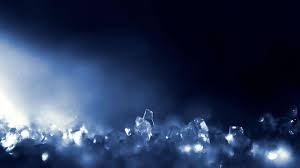
#> input picture images/1.png, 300 x 168 px, found by its file name; its folder holds only this picture in this run
$ python save_to_db.py
#> lines starting #> are read from the running program, lines starting #| are printed output that depends on the picture
### feature_extractors.py
import numpy as np
import cv2
from scipy.stats import skew
import pickle
import os


class ColorDistance():

    def _divide_to_grids(self,image):
        '''
        input:
            image

        output:
            list of 25 grids of the image
        '''


        #resize to 600x600 image to unify the size
        image= cv2.resize(image,(600,600))
        GRID_SIZE=600//5

        #convert the image to hsv
        image_hsv = cv2.cvtColor(image, cv2.COLOR_BGR2HSV)

        out=[]

        for i in range(0,600,GRID_SIZE):
            for j in range(0,600,GRID_SIZE):
                grid = image_hsv[i:i+GRID_SIZE, j:j+GRID_SIZE, :]
                out.append(grid)

        return np.array(out)


    def _get_grid_info(self,grid):
        '''
        input:
            grid
        output:
            return a list contains 9 numbers (mean , std, skewness) for each color channel of the grid
        '''
        out=[]
        for i in range(grid.shape[-1]):
            channel = grid[:,:,i]
            mue = np.mean(channel)
            std= np.std(channel)
            skewness= skew(channel.ravel())
            out.append(mue)
            out.append(std)
            out.append(skewness)

        return out

    @staticmethod
    def extract_feature_vector(image):
        '''
        input:
            image
        output:
            an array of shape 225x1 contains the image features
        '''
        grids = ColorDistance._divide_to_grids(ColorDistance,image)
        vec= []
        for grid in grids:
            info = ColorDistance._get_grid_info(ColorDistance,grid)
            vec = np.append(vec,info)
        return np.array(vec)

    # [12 lines left out: function calc_distance, not called in this run]


class HistogramComparison():
    @staticmethod
    def extract_feature_vector(image):
        image = cv2.resize(image,(600,600))

        #convert images to HSV
        img1_hsv = cv2.cvtColor(image, cv2.COLOR_BGR2HSV)


        #calculate Hist of 2 images and normalize them
        hist_img1 = cv2.calcHist([img1_hsv], [0,1], None, [180,256], [0,180,0,256])
        cv2.normalize(hist_img1, hist_img1, alpha=0, beta=1, norm_type=cv2.NORM_MINMAX)


        return hist_img1

    # [13 lines left out: function compare_hist, not called in this run]


class SiftComparison():
    @staticmethod
    def sift_key_des_extracrors(img):
        img = cv2.resize(img,(600,600))

        gray = cv2.cvtColor(img, cv2.COLOR_BGR2GRAY)
        sift = cv2.SIFT_create()
        _, des = sift.detectAndCompute(gray,None)
        return des

    # [14 lines left out: function sift_compare, not called in this run]

### save_to_db.py
from feature_extractors import ColorDistance,HistogramComparison,SiftComparison
import numpy as np
import os
import cv2
import codecs, json
import sqlite3


db_dir='mm_db.db'
conn= sqlite3.connect(db_dir)
c= conn.cursor()
c.execute('''CREATE TABLE Images (
    name varchar(30),
    directory varchar(200),
    feature json
)''')

conn.commit()


src_dir= 'public/images/'
dest_dir= 'images/'
files = os.listdir(src_dir)

#des_dir= 'features/'

for file in files:
    indx= file.find('.')
    file_name= file[:indx]
    img =cv2.imread(os.path.join(src_dir,file),1)
#> img is the input picture: shape (168, 300, 3); mean B, G, R 87.7, 57.4, 43.6

    color= ColorDistance.extract_feature_vector(img)
#> in _divide_to_grids, `image= cv2.resize(image,(600,600))`:
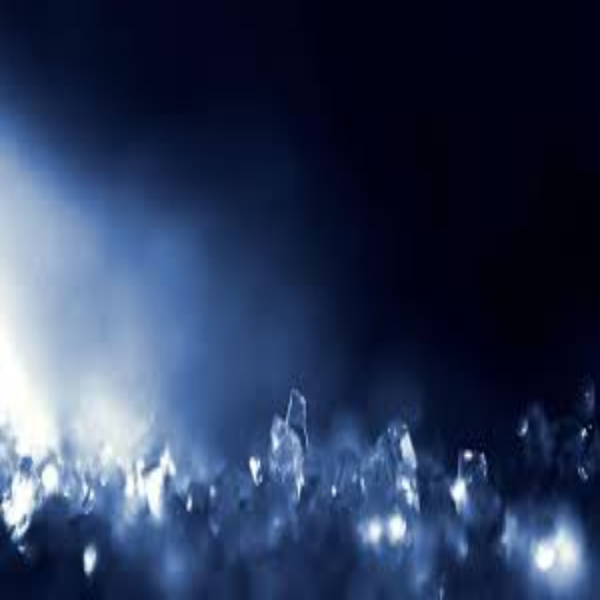
#> image: shape (600, 600, 3); mean of channels 0, 1, 2 87.7, 57.3, 43.5; drawn as B, G, R
#> in _divide_to_grids, `image_hsv = cv2.cvtColor(image, cv2.COLOR_BGR2HSV)`: image_hsv: shape (600, 600, 3); mean H, S, V 111.9, 180.9, 87.7
#> after the loop in _divide_to_grids, `for i in range(0,600,GRID_SIZE):`: out = 25 items
#> the loop in extract_feature_vector, `for grid in grids:` made 25 passes
#> info on passes 2, 5, 13, 20, 22: [117, 2.74, -0.333, 230.4, 10.07, 0.268, 33.55, 2.88, 1.68], [118.3, 0.781, 3.3, 254.4, 2.63, -4.52, 19.37, 0.772, 1.61], [110.5, 1.5, 0.655, 184, 22.82, 0.712, 76.89, 24.96, 0.13], [114.2, 3.69, 0.354, 217.9, 34.05, -1.61, 44.71, 22.43, 2.2], [108.2, 5.43, -7.9, 143.8, 40.82, -1.85, 131.5, 44.34, 1.02]
#> vec on pass 1: [111.8, 1.59, 1.14, 212, 24.22, -0.583, 53.14, 19.85, 1.89]
#> after the loop in extract_feature_vector, `for grid in grids:`: vec = 225 values, max 254.4 at index 39, min -7.9 at index 191, mean 48.16
#> color has the same summary as vec in extract_feature_vector
    hist= HistogramComparison.extract_feature_vector(img)
#> in extract_feature_vector, `cv2.normalize(hist_img1, hist_img1, alpha=0, beta=1, norm_type=cv2.NOR..`: hist_img1: shape (180, 256) float32; min 0, max 1, mean 0.000242
    sift = SiftComparison.sift_key_des_extracrors(img)
#> in sift_key_des_extracrors, `gray = cv2.cvtColor(img, cv2.COLOR_BGR2GRAY)`:
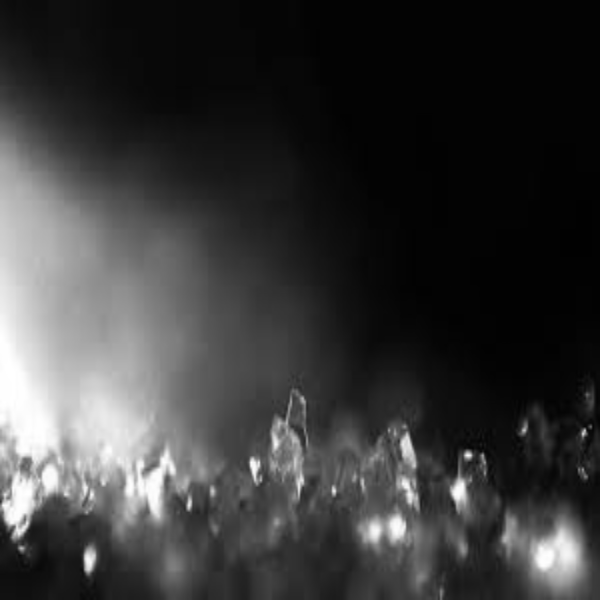
#> gray: shape (600, 600); min 1, max 255, mean 56.6
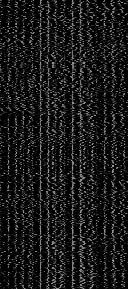
#> sift: shape (289, 128) float32; min 0, max 164, mean 25.6

    # create json
    b = {"color_distance": color.tolist(), 'histogram': hist.tolist(),'sift':sift.tolist()}
    #file_path = os.path.join(des_dir,file_name+'.json') ## your path variable
    # json.dump(b, codecs.open(file_path, 'w', encoding='utf-8'), separators=(',', ':'), sort_keys=True, indent=4) ### this saves the array in .json format

    # save to db
    c.execute('''INSERT INTO Images values (?,?,?)''',[file_name,os.path.join(dest_dir,file),json.dumps(b,separators=(',', ':'), sort_keys=True, indent=4)])
    conn.commit()

conn.close()


# [18 lines of commented-out code are left out]

$ run again, on images/2.jpg
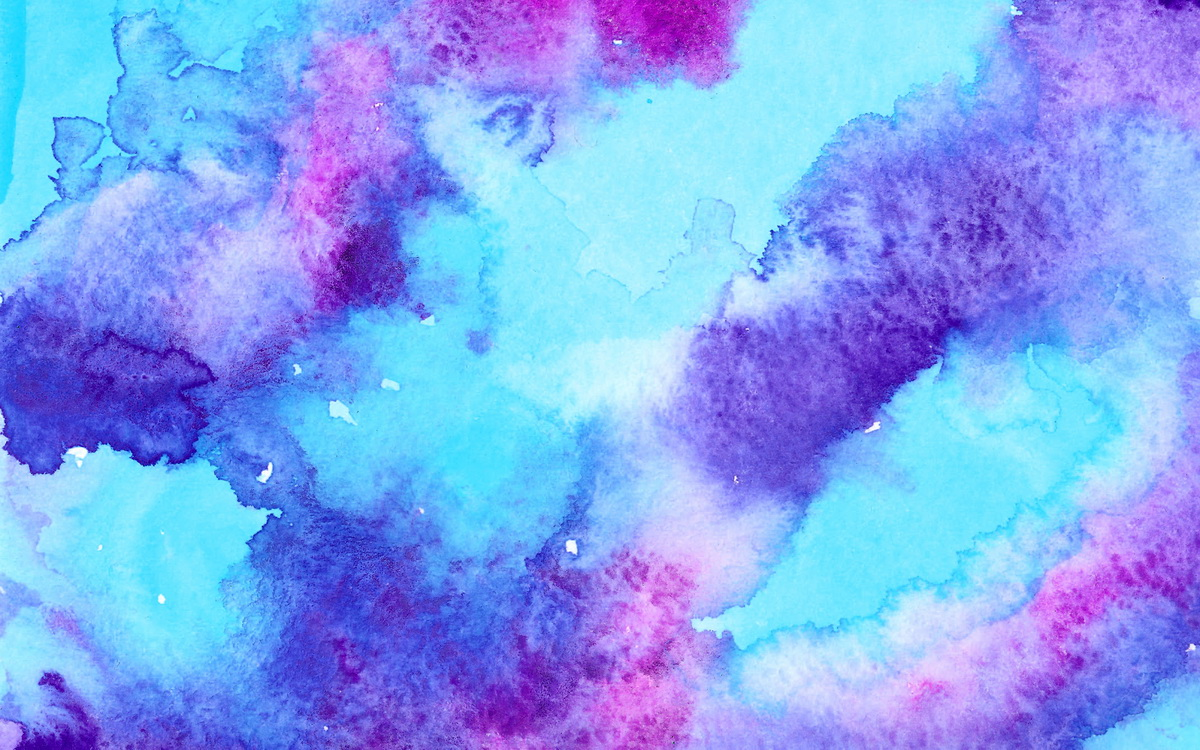
#> input picture images/2.jpg, 1200 x 750 px, found by its file name
#> img is the input picture: shape (750, 1200, 3); mean B, G, R 241.5, 163.9, 129.4
#> in _divide_to_grids, `image= cv2.resize(image,(600,600))`:
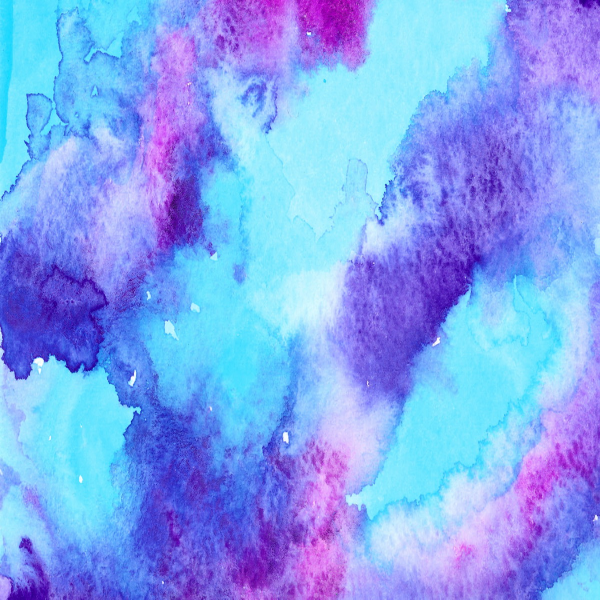
#> image: shape (600, 600, 3); mean of channels 0, 1, 2 241.4, 163.8, 129.3; drawn as B, G, R
#> image_hsv: shape (600, 600, 3); mean H, S, V 111.8, 132.1, 241.4
#> after the loop in _divide_to_grids, `for i in range(0,600,GRID_SIZE):`: out = 25 items
#> the loop in extract_feature_vector, `for grid in grids:` made 25 passes
#> info on passes 4, 6, 8, 24: [98.74, 8.31, 2.79, 109.4, 13.56, 2.18, 252.2, 4.55, -5.1], [109, 7.54, -0.463, 119.3, 31.84, 0.217, 249.9, 6.33, -3.15], [95.46, 1.81, 5.07, 103.3, 17.81, 1.76, 252.9, 2.45, -5.92], [113, 13.25, 0.226, 90.07, 33.26, 0.49, 250.7, 4.88, -2.16]
#> after the loop in extract_feature_vector, `for grid in grids:`: vec = 225 values, max 252.9 at index 69, min -5.92 at index 71, mean 59.51
#> color has the same summary as vec in extract_feature_vector
#> `sift = SiftComparison.sift_key_des_extracrors(img)`:
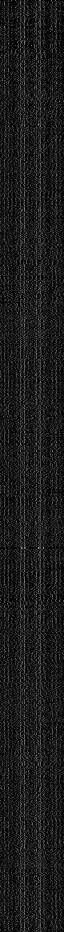
#> sift: shape (1864, 128) float32 (shown at 1/2 size); min 0, max 179, mean 27.6

$ run again, on images/3.jpg
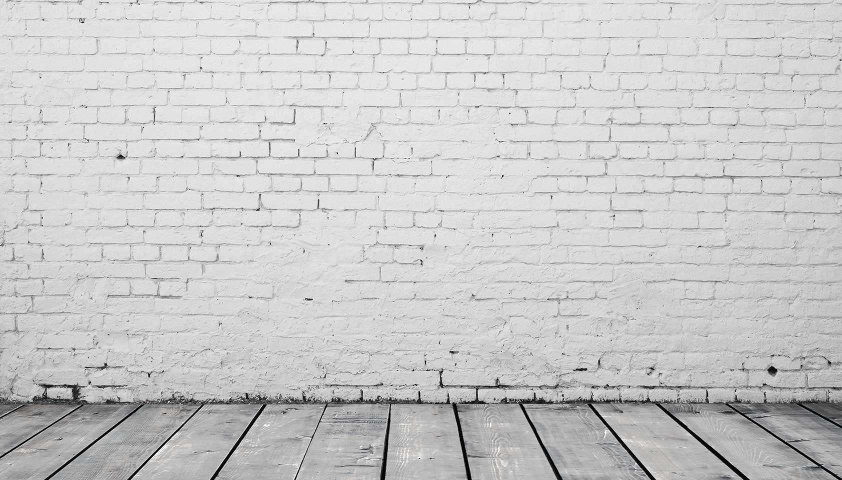
#> input picture images/3.jpg, 1684 x 960 px, found by its file name (shown at 1/2 size)
#> img is the input picture: shape (960, 1684, 3); mean B, G, R 201.8, 201.8, 201.9
#> in _divide_to_grids, `image= cv2.resize(image,(600,600))`:
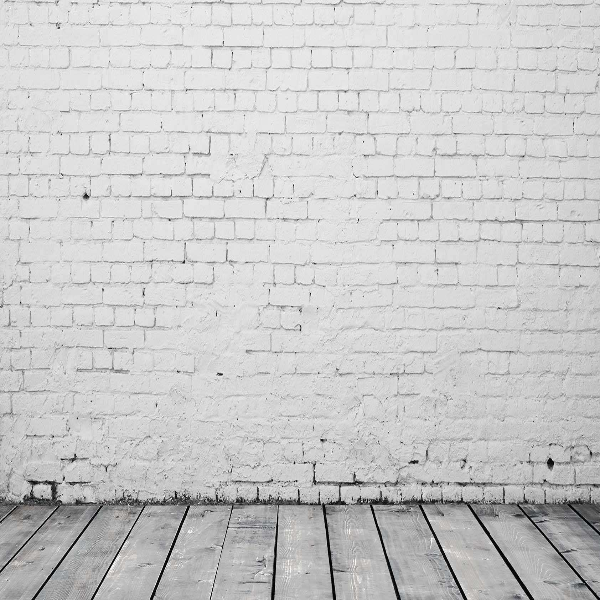
#> image: shape (600, 600, 3); mean of channels 0, 1, 2 201.7, 201.7, 201.8; drawn as B, G, R
#> image_hsv: shape (600, 600, 3); mean H, S, V 2, 0.3, 201.8
#> after the loop in _divide_to_grids, `for i in range(0,600,GRID_SIZE):`: out = 25 items
#> the loop in extract_feature_vector, `for grid in grids:` made 25 passes
#> info on passes 2 to 9: [0, 0, nan, 0, 0, nan, 223.4, 15.02, -3.71], [0, 0, nan, 0, 0, nan, 223.1, 15.26, -3.09], [0, 0, nan, 0, 0, nan, 220.9, 12.39, -3.58], [0, 0, nan, 0, 0, nan, 212.2, 13.79, -3.02], [0, 0, nan, 0, 0, nan, 216.3, 16.44, -4.17], [0, 0, nan, 0, 0, nan, 218.7, 18.5, -3.09], [0, 0, nan, 0, 0, nan, 220.8, 15.02, -4.41], [0, 0, nan, 0, 0, nan, 216, 16.12, -3.04]
#> `sift = SiftComparison.sift_key_des_extracrors(img)`:
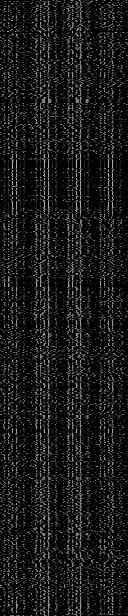
#> sift: shape (616, 128) float32; min 0, max 177, mean 25.4

$ run again, on images/4.jpg
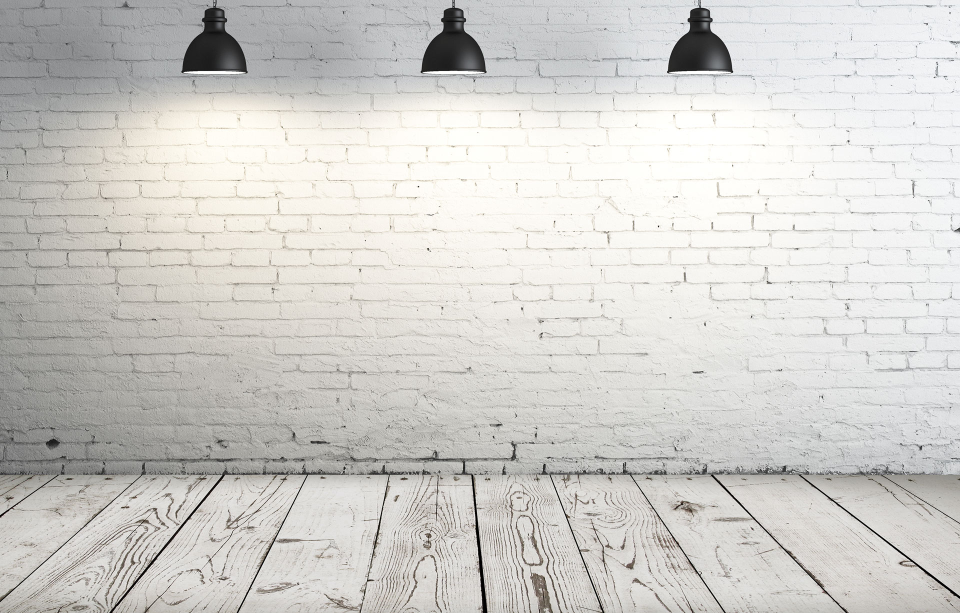
#> input picture images/4.jpg, 1920 x 1226 px, found by its file name (shown at 1/2 size)
#> img is the input picture: shape (1226, 1920, 3); mean B, G, R 203.1, 206.8, 208.3
#> in _divide_to_grids, `image= cv2.resize(image,(600,600))`:
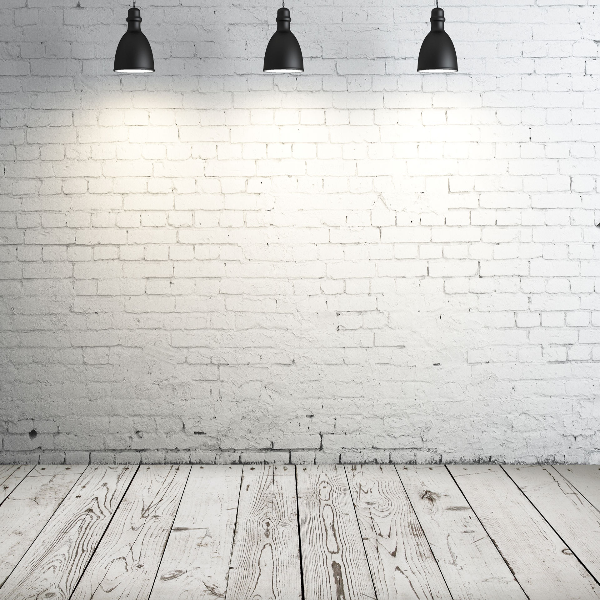
#> image: shape (600, 600, 3); mean of channels 0, 1, 2 203, 206.7, 208.2; drawn as B, G, R
#> image_hsv: shape (600, 600, 3); mean H, S, V 37.8, 8.2, 208.8
#> after the loop in _divide_to_grids, `for i in range(0,600,GRID_SIZE):`: out = 25 items
#> the loop in extract_feature_vector, `for grid in grids:` made 25 passes
#> info on passes 2, 5, 6, 7, 8, 9, 10: [72.94, 44.9, -0.46, 6.3, 4.91, 1.46, 177.1, 51.34, -1.53], [103.9, 23.48, -3.58, 3.74, 1.77, 1.38, 238.5, 10.07, -5.23], [21.46, 5.7, 4.77, 15, 5.41, -0.476, 206.5, 27.74, -0.322], [20.67, 2.28, -0.123, 14.17, 3.95, 1.49, 246, 10.39, -3.69], [22.52, 4.33, 0.924, 8.36, 3.46, 2.21, 250.5, 7.28, -6.89], [25.52, 7.89, 7.39, 5.57, 2.99, 3.88, 250.9, 8.94, -7.47], [41.29, 39.73, 0.79, 2.36, 1.84, 0.652, 243.3, 11.25, -5.88]
#> after the loop in extract_feature_vector, `for grid in grids:`: vec = 225 values, max 250.9 at index 78, min -7.47 at index 80, mean 34.39
#> color has the same summary as vec in extract_feature_vector
#> `sift = SiftComparison.sift_key_des_extracrors(img)`:
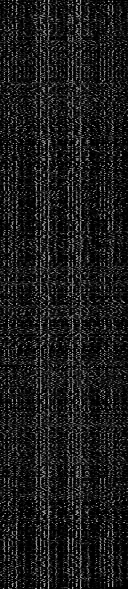
#> sift: shape (589, 128) float32; min 0, max 212, mean 26.8
